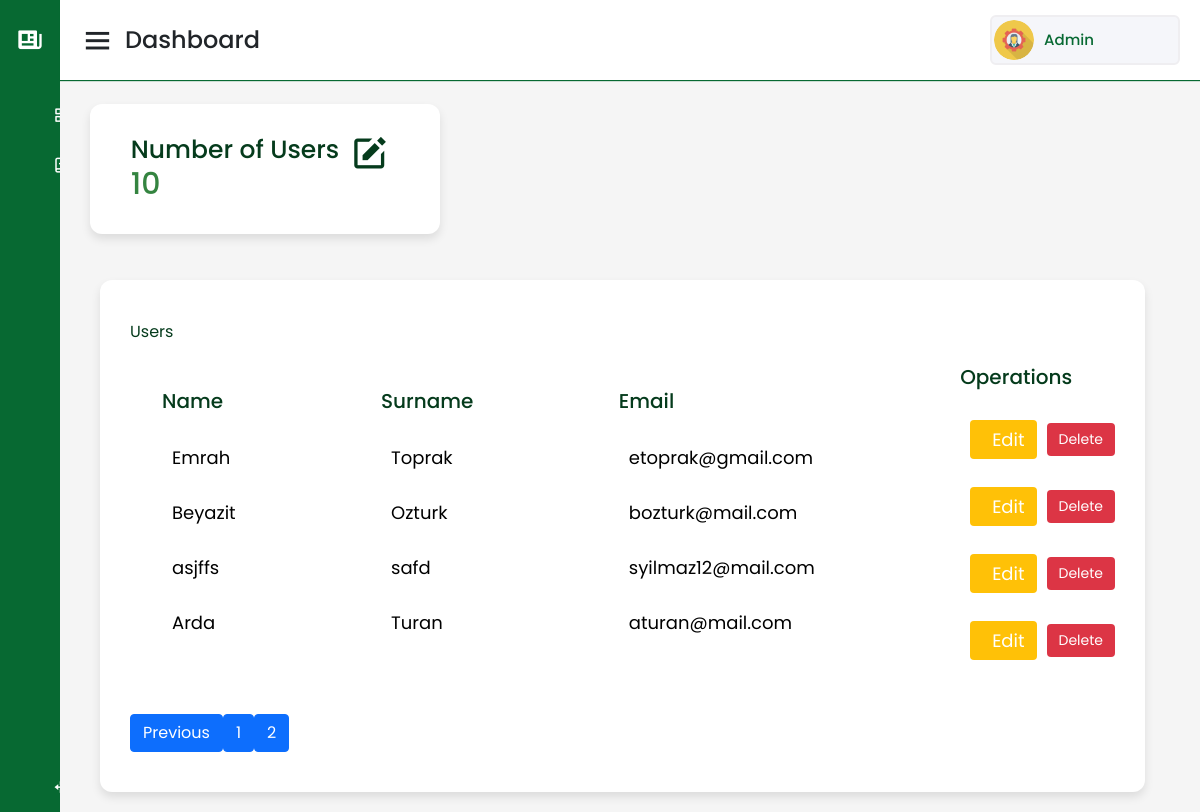
Page /index.php?page=2 (signed in) on the committed database.
### tables this page shows
CREATE TABLE `user` (
  `id` int(11) NOT NULL,
  `name` varchar(30) NOT NULL,
  `surname` varchar(30) NOT NULL,
  `age` int(10) UNSIGNED NOT NULL,
  `gender` varchar(20) NOT NULL,
  `email` varchar(300) NOT NULL,
  `password` varchar(255) NOT NULL
);

### index.php (the view, shortened to what this page needs)
<?php include 'sidebar.php'; ?>
<div class="home-content">
    <div class="overview-boxes">
        <div class="box">
            <div class="right-side">
                <div class="box-topic">Number of Users</div>
                <?php
                include 'db.php';
                $sql = "SELECT COUNT(*) as user_count FROM user";
                $result = $conn->query($sql);
                $user_count = 0;
                if ($result->num_rows > 0) {
                    $row = $result->fetch_assoc();
                    $user_count = $row['user_count'];
                }
                ?>
                <div class="number"><?php echo $user_count; ?></div>
            </div>
            <i class='bx bxs-edit'></i>
        </div>
    </div>
    <?php
    if ($user_count > 0) {
        $results_per_page = 6;
        $number_of_pages = ceil($user_count / $results_per_page);
        $current_page = isset($_GET['page']) ? (int)$_GET['page'] : 1;
        $start_from = ($current_page - 1) * $results_per_page;
        include 'db.php';
        $sql = "SELECT id, name, surname, email, age FROM user ORDER BY name DESC LIMIT $start_from, $results_per_page";
        $result = $conn->query($sql);
        ?>
        <div class="user-boxes">
            <div class="posted-users box">
                <div class="topic">Users</div>
                <div class="user-details">
                    <?php
                    if ($result->num_rows > 0) {
                        echo '<ul class="details">';
                        echo '<li class="topic">Name</li>';
                        while ($row = $result->fetch_assoc()) {
                            echo '<li class="user-item"><a href="display_user.php?id=' . $row["id"] . '">' . $row["name"] . '</a></li>';
                        }
                        echo '</ul>';
                        $result->data_seek(0);
                        echo '<ul class="details">';
                        echo '<li class="topic">Surname</li>';
                        while ($row = $result->fetch_assoc()) {
                            echo '<li class="user-item"><a href="display_user.php?id=' . $row["id"] . '">' . $row["surname"] . '</a></li>';
                        }
                        echo '</ul>';
                        $result->data_seek(0);
                        echo '<ul class="details">';
                        echo '<li class="topic">Email</li>';
                        while ($row = $result->fetch_assoc()) {
                            echo '<li class="user-item"><a href="display_user.php?id=' . $row["id"] . '">' . $row["email"] . '</a></li>';
                        }
                        echo '</ul>';
                        $result->data_seek(0);
                        echo '<ul class="details">';
                        echo '<li class="topic">Operations</li>';
                        while ($row = $result->fetch_assoc()) {
                            echo '<li class="user-item">';
                            echo '<button type="button" class="btn btn-warning"><a href="edit_user.php?id=' . $row["id"] . '">Edit</a></button>';
                            echo '<button type="button" class="btn btn-danger" onclick="confirmDelete(' . $row["id"] . ')">Delete</button>';
                            echo '</li>';
                        }
                        echo '</ul>';
                    } else {
                        echo '<p>No users found.</p>';
                    }
                    ?>
                </div>
                <div class="pagination" style="text-align: center; margin-top: 20px;">
                    <?php
                    if ($current_page > 1) {
                        echo '<a href="index.php?page=' . ($current_page - 1) . '" class="btn btn-primary">Previous</a> ';
                    }
                    for ($page = 1; $page <= $number_of_pages; $page++) {
                        echo '<a href="index.php?page=' . $page . '" class="btn btn-primary">' . $page . '</a> ';
                    }
                    ?>
                </div>
            </div>
        </div>
    <?php } ?>
</div>
<?php include 'footer.php'; ?>

### indexstyle.css (style rules this page uses)
* { margin: 0; padding: 0; box-sizing: border-box; font-family: 'Poppins', sans-serif; }
.home-section .home-content { position: relative; padding-top: 104px; color: #053b1c; }
.home-content .overview-boxes { display: flex; align-items: center; flex-wrap: wrap; padding: 0 30px; margin-bottom: 26px; }
.overview-boxes .box { display: flex; align-items: center; justify-content: center; width: 350px; height: 130px; background: #fff; padding: 20px 20px; border-radius: 12px; box-shadow: 0 5px 10px rgba(0, 0, 0, 0.1); }
.overview-boxes .box-topic { font-size: 25px; font-weight: 500; }
.home-content .box .number { display: inline-block; font-size: 30px; margin-top: -6px; font-weight: 500; color: rgb(52, 132, 64); }
.home-content .box i.bx.bxs-edit { font-size: 2.5em; margin: 10px; margin-top: -20px; }
.home-content .user-boxes { display: flex; justify-content: space-between; padding: 0 20px; }
.user-boxes .box { position: relative; }
.home-content .user-boxes .posted-users { width: 95%; background: #fff; padding: 40px 30px; margin: 20px 20px; border-radius: 12px; box-shadow: 0 5px 10px rgba(0, 0, 0, 0.1); }
.home-content .user-boxes .user-details { display: flex; align-items: center; justify-content: space-between; flex-wrap: wrap; }
.user-boxes .user-details li.topic { font-size: 20px; font-weight: 500; }
.user-boxes .user-details li { list-style: none; margin: 8px 0; padding: 10px 0; }
.user-boxes .user-details li a { font-size: 18px; color: #000; font-weight: 400; text-decoration: none; display: inline-block; padding-left: 10px; }
.user-boxes .user-details li.user-item { display: flex; align-items: center; }
.user-boxes .user-details li.user-item button { margin-left: 10px; }
.user-boxes .user-details button.btn { padding: 6px 12px; font-size: 14px; border: none; border-radius: 4px; cursor: pointer; }
.user-boxes .user-details .btn-warning a, .user-boxes .user-details .btn-danger a { color: #fff; text-decoration: none; }

### rows in the picture
user: name "Emrah", surname "Toprak", email "etoprak@gmail.com"
user: name "Beyazit", surname "Ozturk", email "bozturk@mail.com"
user: name "asjffs", surname "safd", email "syilmaz12@mail.com"
user: name "Arda", surname "Turan", email "aturan@mail.com"

### other values in the picture
$user_count "10"
